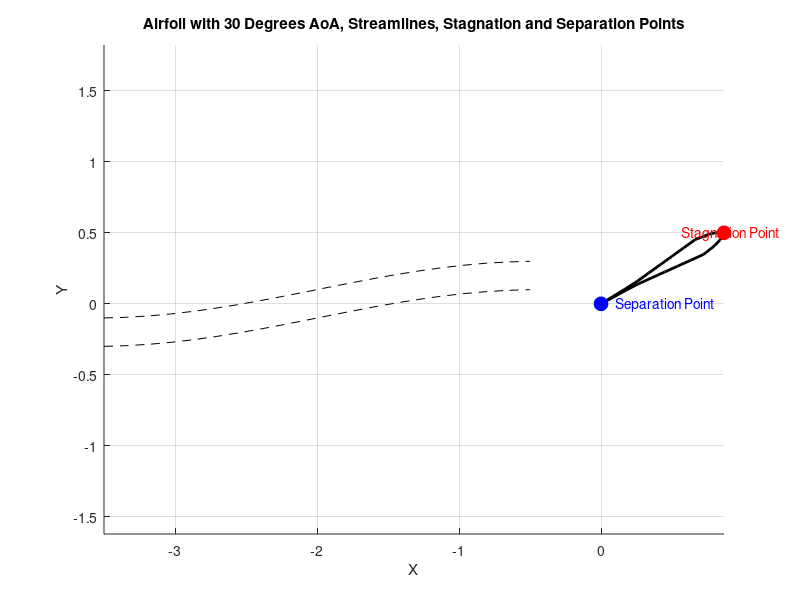

The MATLAB source for this figure:
clc;
clear;
close all;

% مختصات ساده شده ایرفویل (NACA 0012)
x_airfoil = [1.0000 0.9500 0.9000 0.8000 0.7000 0.6000 0.5000 0.4000 0.3000 0.2000 0.1000 0.0500 0.0000];  % مختصات X
y_airfoil_upper = [0.0000 0.0300 0.0450 0.0600 0.0500 0.0400 0.0300 0.0200 0.0100 0.0050 0.0030 0.0010 0.0000];  % قسمت بالایی ایرفویل
y_airfoil_lower = [0.0000 -0.0300 -0.0450 -0.0600 -0.0500 -0.0400 -0.0300 -0.0200 -0.0100 -0.0050 -0.0030 -0.0010 0.0000];  % قسمت پایینی ایرفویل

% زاویه حمله 30 درجه (تبدیل به رادیان)
aoa = 30;  % زاویه حمله
theta = aoa * pi / 180;  % تبدیل به رادیان

% چرخش ایرفویل برای زاویه حمله
rotation_matrix = [cos(theta) -sin(theta); sin(theta) cos(theta)];
airfoil_upper_rotated = rotation_matrix * [x_airfoil; y_airfoil_upper];
airfoil_lower_rotated = rotation_matrix * [x_airfoil; y_airfoil_lower];

% رسم ایرفویل
figure;
hold on;
plot(airfoil_upper_rotated(1, :), airfoil_upper_rotated(2, :), 'k', 'LineWidth', 2);  % بخش بالایی
plot(airfoil_lower_rotated(1, :), airfoil_lower_rotated(2, :), 'k', 'LineWidth', 2);  % بخش پایینی

% رسم خطوط جریان
x_stream = linspace(-1.5, 1.5, 20);  % نقاط جریان در X
y_stream = 0.2 * sin(x_stream);  % شکل جریان
plot(x_stream - 2, y_stream + 0.1, '--k');  % جریان بالا
plot(x_stream - 2, y_stream - 0.1, '--k');  % جریان پایین

% افزودن نقاط سکون و جدایش
stagnation_point = rotation_matrix * [x_airfoil(1); 0];  % نقطه سکون در لبه جلویی
plot(stagnation_point(1), stagnation_point(2), 'ro', 'MarkerSize', 10, 'MarkerFaceColor', 'r');
text(stagnation_point(1) - 0.3, stagnation_point(2), 'Stagnation Point', 'Color', 'r');

% نقاط جدایش
separation_point = rotation_matrix * [x_airfoil(end); 0];  % جدایش در لبه انتهایی
plot(separation_point(1), separation_point(2), 'bo', 'MarkerSize', 10, 'MarkerFaceColor', 'b');
text(separation_point(1) + 0.1, separation_point(2), 'Separation Point', 'Color', 'b');

% تنظیمات نمودار
axis equal;
xlabel('X');
ylabel('Y');
title('Airfoil with 30 Degrees AoA, Streamlines, Stagnation and Separation Points');
grid on;
hold off;